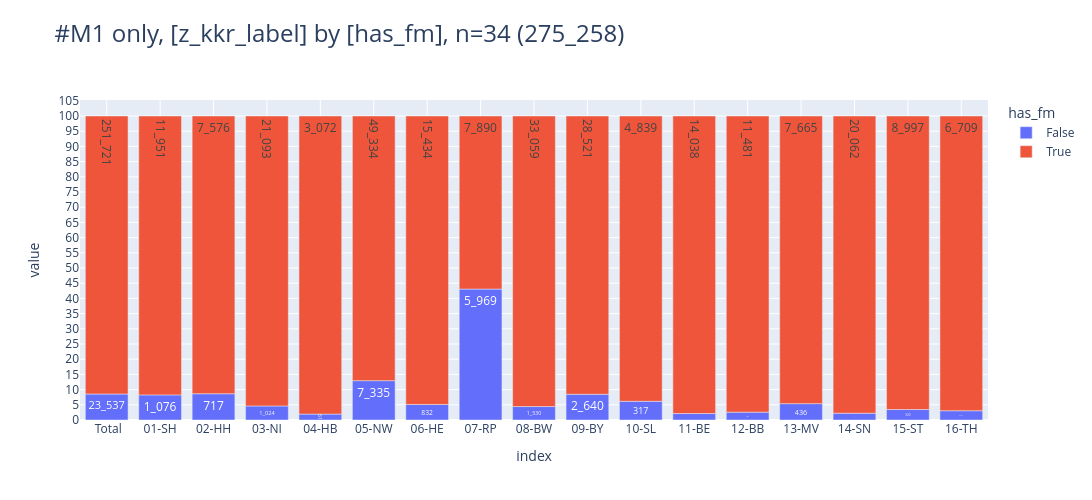

The notebook cell this image was saved under:
### Markdown cell above
### share of has_fm in M1
- 10% of `M1` have no FM assigned

### Code cell
_=pls.plot_stacked_bars(db_fm_m1.filter("z_m_pc_1 = '1'").project("z_kkr_label, has_fm").to_df(), show_total=True, relative=True, normalize=True, caption="M1 only")

### Figure 1 — Plotly figure (JSON) as saved in the notebook; plotly's stock layout.template omitted (floating-point values rounded to 4 significant figures)
{"data": [{"hovertemplate": "col=False<br>index=%{x}<br>value=%{y}<br>cnt_str=%{text}<extra></extra>", "legendgroup": "False", "marker": {"color": "#636EFA", "pattern": {"shape": ""}}, "name": "False", "orientation": "v", "showlegend": true, "text": ["23_537", "1_076", "717", "1_024", "61", "7_335", "832", "5_969", "1_530", "2_640", "317", "304", "305", "436", "460", "320", "211"], "textposition": "auto", "type": "bar", "x": [" Total", "01-SH", "02-HH", "03-NI", "04-HB", "05-NW", "06-HE", "07-RP", "08-BW", "09-BY", "10-SL", "11-BE", "12-BB", "13-MV", "14-SN", "15-ST", "16-TH"], "xaxis": "x", "y": [23537, 1076, 717, 1024, 61, 7335, 832, 5969, 1530, 2640, 317, 304, 305, 436, 460, 320, 211], "yaxis": "y"}, {"hovertemplate": "col=True<br>index=%{x}<br>value=%{y}<br>cnt_str=%{text}<extra></extra>", "legendgroup": "True", "marker": {"color": "#EF553B", "pattern": {"shape": ""}}, "name": "True", "orientation": "v", "showlegend": true, "text": ["251_721", "11_951", "7_576", "21_093", "3_072", "49_334", "15_434", "7_890", "33_059", "28_521", "4_839", "14_038", "11_481", "7_665", "20_062", "8_997", "6_709"], "textposition": "auto", "type": "bar", "x": [" Total", "01-SH", "02-HH", "03-NI", "04-HB", "05-NW", "06-HE", "07-RP", "08-BW", "09-BY", "10-SL", "11-BE", "12-BB", "13-MV", "14-SN", "15-ST", "16-TH"], "xaxis": "x", "y": [251721, 11951, 7576, 21093, 3072, 49334, 15434, 7890, 33059, 28521, 4839, 14038, 11481, 7665, 20062, 8997, 6709], "yaxis": "y"}], "layout": {"barmode": "relative", "barnorm": "percent", "height": 500, "legend": {"title": {"text": "has_fm"}, "tracegroupgap": 0, "traceorder": "normal"}, "title": {"font": {"size": 24}, "text": "#M1 only, [z_kkr_label] by [has_fm], n=34 (275_258)", "xanchor": "left", "y": 0.95, "yanchor": "top"}, "width": 2000, "xaxis": {"anchor": "y", "categoryarray": [" Total", "01-SH", "02-HH", "03-NI", "04-HB", "05-NW", "06-HE", "07-RP", "08-BW", "09-BY", "10-SL", "11-BE", "12-BB", "13-MV", "14-SN", "15-ST", "16-TH"], "categoryorder": "array", "domain": [0, 1], "gridwidth": 1, "showgrid": true, "title": {"text": "index"}}, "yaxis": {"anchor": "x", "domain": [0, 1], "dtick": 5, "gridwidth": 1, "showgrid": true, "title": {"text": "value"}}}}
